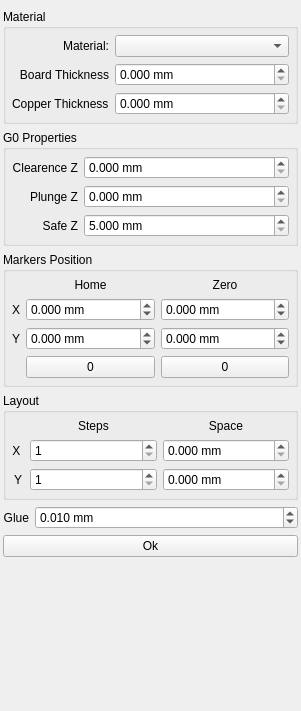
<?xml version="1.0" encoding="UTF-8"?>
<ui version="4.0">
 <class>GCodePropertiesForm</class>
 <widget class="QWidget" name="GCodePropertiesForm">
  <property name="geometry">
   <rect>
    <x>0</x>
    <y>0</y>
    <width>301</width>
    <height>711</height>
   </rect>
  </property>
  <property name="windowTitle">
   <string>G-Code Properties</string>
  </property>
  <layout class="QVBoxLayout" name="verticalLayout">
   <property name="leftMargin">
    <number>3</number>
   </property>
   <property name="topMargin">
    <number>3</number>
   </property>
   <property name="rightMargin">
    <number>3</number>
   </property>
   <property name="bottomMargin">
    <number>3</number>
   </property>
   <item>
    <widget class="QFrame" name="frame">
     <property name="sizePolicy">
      <sizepolicy hsizetype="Preferred" vsizetype="Fixed">
       <horstretch>0</horstretch>
       <verstretch>0</verstretch>
      </sizepolicy>
     </property>
     <property name="frameShape">
      <enum>QFrame::Panel</enum>
     </property>
     <property name="frameShadow">
      <enum>QFrame::Plain</enum>
     </property>
     <property name="lineWidth">
      <number>1</number>
     </property>
     <property name="midLineWidth">
      <number>0</number>
     </property>
    </widget>
   </item>
   <item>
    <widget class="QGroupBox" name="groupBox_4">
     <property name="title">
      <string>Material</string>
     </property>
     <layout class="QFormLayout" name="formLayout_2">
      <property name="labelAlignment">
       <set>Qt::AlignRight|Qt::AlignTrailing|Qt::AlignVCenter</set>
      </property>
      <property name="leftMargin">
       <number>6</number>
      </property>
      <property name="topMargin">
       <number>6</number>
      </property>
      <property name="rightMargin">
       <number>6</number>
      </property>
      <property name="bottomMargin">
       <number>6</number>
      </property>
      <item row="0" column="0">
       <widget class="QLabel" name="lblMaterial">
        <property name="text">
         <string>Material:</string>
        </property>
        <property name="alignment">
         <set>Qt::AlignRight|Qt::AlignTrailing|Qt::AlignVCenter</set>
        </property>
       </widget>
      </item>
      <item row="0" column="1">
       <widget class="QComboBox" name="cbxMaterial">
        <property name="toolTip">
         <string>Workpiece material: the toolpath forms take the cutting data of this material from the tool database.
Already calculated toolpaths keep their cutting data.</string>
        </property>
       </widget>
      </item>
      <item row="1" column="0">
       <widget class="QLabel" name="thicknessLabel">
        <property name="text">
         <string>Board Thickness</string>
        </property>
        <property name="alignment">
         <set>Qt::AlignRight|Qt::AlignTrailing|Qt::AlignVCenter</set>
        </property>
       </widget>
      </item>
      <item row="1" column="1">
       <widget class="DoubleSpinBox" name="dsbxThickness">
        <property name="suffix">
         <string> mm</string>
        </property>
        <property name="decimals">
         <number>3</number>
        </property>
        <property name="maximum">
         <double>100.000000000000000</double>
        </property>
        <property name="singleStep">
         <double>0.100000000000000</double>
        </property>
       </widget>
      </item>
      <item row="2" column="0">
       <widget class="QLabel" name="label_3">
        <property name="text">
         <string>Copper Thickness</string>
        </property>
       </widget>
      </item>
      <item row="2" column="1">
       <widget class="DoubleSpinBox" name="dsbxCopperThickness">
        <property name="suffix">
         <string> mm</string>
        </property>
        <property name="decimals">
         <number>3</number>
        </property>
        <property name="maximum">
         <double>1.000000000000000</double>
        </property>
        <property name="singleStep">
         <double>0.001000000000000</double>
        </property>
       </widget>
      </item>
     </layout>
    </widget>
   </item>
   <item>
    <widget class="QGroupBox" name="groupBox_3">
     <property name="title">
      <string>G0 Properties</string>
     </property>
     <layout class="QFormLayout" name="formLayout_4">
      <property name="labelAlignment">
       <set>Qt::AlignRight|Qt::AlignTrailing|Qt::AlignVCenter</set>
      </property>
      <property name="leftMargin">
       <number>6</number>
      </property>
      <property name="topMargin">
       <number>6</number>
      </property>
      <property name="rightMargin">
       <number>6</number>
      </property>
      <property name="bottomMargin">
       <number>6</number>
      </property>
      <item row="0" column="0">
       <widget class="QLabel" name="clearenceLabel">
        <property name="text">
         <string>Clearence Z</string>
        </property>
        <property name="alignment">
         <set>Qt::AlignRight|Qt::AlignTrailing|Qt::AlignVCenter</set>
        </property>
       </widget>
      </item>
      <item row="0" column="1">
       <widget class="DoubleSpinBox" name="dsbxClearence">
        <property name="suffix">
         <string> mm</string>
        </property>
        <property name="decimals">
         <number>3</number>
        </property>
        <property name="maximum">
         <double>100.000000000000000</double>
        </property>
       </widget>
      </item>
      <item row="1" column="0">
       <widget class="QLabel" name="plungeLabel">
        <property name="text">
         <string>Plunge Z</string>
        </property>
        <property name="alignment">
         <set>Qt::AlignRight|Qt::AlignTrailing|Qt::AlignVCenter</set>
        </property>
       </widget>
      </item>
      <item row="1" column="1">
       <widget class="DoubleSpinBox" name="dsbxPlunge">
        <property name="suffix">
         <string> mm</string>
        </property>
        <property name="decimals">
         <number>3</number>
        </property>
        <property name="maximum">
         <double>100.000000000000000</double>
        </property>
        <property name="singleStep">
         <double>0.100000000000000</double>
        </property>
       </widget>
      </item>
      <item row="2" column="0">
       <widget class="QLabel" name="label_6">
        <property name="text">
         <string>Safe Z</string>
        </property>
        <property name="alignment">
         <set>Qt::AlignRight|Qt::AlignTrailing|Qt::AlignVCenter</set>
        </property>
       </widget>
      </item>
      <item row="2" column="1">
       <widget class="DoubleSpinBox" name="dsbxSafeZ">
        <property name="suffix">
         <string> mm</string>
        </property>
        <property name="decimals">
         <number>3</number>
        </property>
        <property name="minimum">
         <double>5.000000000000000</double>
        </property>
        <property name="maximum">
         <double>1000.000000000000000</double>
        </property>
       </widget>
      </item>
     </layout>
    </widget>
   </item>
   <item>
    <widget class="QGroupBox" name="groupBox_2">
     <property name="title">
      <string>Markers Position</string>
     </property>
     <layout class="QGridLayout" name="gridLayout_2" columnstretch="0,1,1">
      <property name="leftMargin">
       <number>6</number>
      </property>
      <property name="topMargin">
       <number>6</number>
      </property>
      <property name="rightMargin">
       <number>6</number>
      </property>
      <property name="bottomMargin">
       <number>6</number>
      </property>
      <item row="0" column="1">
       <widget class="QLabel" name="label_8">
        <property name="text">
         <string>Home</string>
        </property>
        <property name="alignment">
         <set>Qt::AlignCenter</set>
        </property>
       </widget>
      </item>
      <item row="0" column="2">
       <widget class="QLabel" name="label_9">
        <property name="text">
         <string>Zero</string>
        </property>
        <property name="alignment">
         <set>Qt::AlignCenter</set>
        </property>
       </widget>
      </item>
      <item row="1" column="0">
       <widget class="QLabel" name="homeXLabel">
        <property name="text">
         <string>X</string>
        </property>
        <property name="alignment">
         <set>Qt::AlignCenter</set>
        </property>
       </widget>
      </item>
      <item row="1" column="1">
       <widget class="DoubleSpinBox" name="dsbxHomeX">
        <property name="suffix">
         <string> mm</string>
        </property>
        <property name="decimals">
         <number>3</number>
        </property>
        <property name="minimum">
         <double>-1000.000000000000000</double>
        </property>
        <property name="maximum">
         <double>1000.000000000000000</double>
        </property>
       </widget>
      </item>
      <item row="1" column="2">
       <widget class="DoubleSpinBox" name="dsbxZeroX">
        <property name="suffix">
         <string> mm</string>
        </property>
        <property name="decimals">
         <number>3</number>
        </property>
        <property name="minimum">
         <double>-1000.000000000000000</double>
        </property>
        <property name="maximum">
         <double>1000.000000000000000</double>
        </property>
       </widget>
      </item>
      <item row="2" column="0">
       <widget class="QLabel" name="homeYLabel">
        <property name="text">
         <string>Y</string>
        </property>
        <property name="alignment">
         <set>Qt::AlignCenter</set>
        </property>
       </widget>
      </item>
      <item row="2" column="1">
       <widget class="DoubleSpinBox" name="dsbxHomeY">
        <property name="suffix">
         <string> mm</string>
        </property>
        <property name="decimals">
         <number>3</number>
        </property>
        <property name="minimum">
         <double>-1000.000000000000000</double>
        </property>
        <property name="maximum">
         <double>1000.000000000000000</double>
        </property>
       </widget>
      </item>
      <item row="2" column="2">
       <widget class="DoubleSpinBox" name="dsbxZeroY">
        <property name="suffix">
         <string> mm</string>
        </property>
        <property name="decimals">
         <number>3</number>
        </property>
        <property name="minimum">
         <double>-1000.000000000000000</double>
        </property>
        <property name="maximum">
         <double>1000.000000000000000</double>
        </property>
       </widget>
      </item>
      <item row="3" column="1">
       <widget class="QPushButton" name="pbResetHome">
        <property name="text">
         <string>0</string>
        </property>
       </widget>
      </item>
      <item row="3" column="2">
       <widget class="QPushButton" name="pbResetZero">
        <property name="text">
         <string>0</string>
        </property>
       </widget>
      </item>
     </layout>
    </widget>
   </item>
   <item>
    <widget class="QGroupBox" name="groupBox_5">
     <property name="enabled">
      <bool>true</bool>
     </property>
     <property name="title">
      <string>Layout</string>
     </property>
     <layout class="QGridLayout" name="gridLayout" columnstretch="0,1,1">
      <property name="leftMargin">
       <number>6</number>
      </property>
      <property name="topMargin">
       <number>6</number>
      </property>
      <property name="rightMargin">
       <number>6</number>
      </property>
      <property name="bottomMargin">
       <number>6</number>
      </property>
      <item row="0" column="1">
       <widget class="QLabel" name="label_5">
        <property name="text">
         <string>Steps</string>
        </property>
        <property name="alignment">
         <set>Qt::AlignCenter</set>
        </property>
       </widget>
      </item>
      <item row="0" column="2">
       <widget class="QLabel" name="label_7">
        <property name="text">
         <string>Space</string>
        </property>
        <property name="alignment">
         <set>Qt::AlignCenter</set>
        </property>
       </widget>
      </item>
      <item row="1" column="0">
       <widget class="QLabel" name="label_2">
        <property name="text">
         <string>X </string>
        </property>
        <property name="alignment">
         <set>Qt::AlignCenter</set>
        </property>
       </widget>
      </item>
      <item row="1" column="1">
       <widget class="QSpinBox" name="sbxStepsX">
        <property name="minimum">
         <number>1</number>
        </property>
        <property name="maximum">
         <number>100</number>
        </property>
       </widget>
      </item>
      <item row="1" column="2">
       <widget class="DoubleSpinBox" name="dsbxSpaceX">
        <property name="suffix">
         <string> mm</string>
        </property>
        <property name="decimals">
         <number>3</number>
        </property>
        <property name="minimum">
         <double>0.000000000000000</double>
        </property>
        <property name="maximum">
         <double>100.000000000000000</double>
        </property>
        <property name="stepType">
         <enum>QAbstractSpinBox::DefaultStepType</enum>
        </property>
       </widget>
      </item>
      <item row="2" column="0">
       <widget class="QLabel" name="label_4">
        <property name="text">
         <string>Y</string>
        </property>
        <property name="alignment">
         <set>Qt::AlignCenter</set>
        </property>
       </widget>
      </item>
      <item row="2" column="1">
       <widget class="QSpinBox" name="sbxStepsY">
        <property name="minimum">
         <number>1</number>
        </property>
        <property name="maximum">
         <number>100</number>
        </property>
       </widget>
      </item>
      <item row="2" column="2">
       <widget class="DoubleSpinBox" name="dsbxSpaceY">
        <property name="suffix">
         <string> mm</string>
        </property>
        <property name="decimals">
         <number>3</number>
        </property>
        <property name="minimum">
         <double>0.000000000000000</double>
        </property>
        <property name="maximum">
         <double>100.000000000000000</double>
        </property>
        <property name="stepType">
         <enum>QAbstractSpinBox::DefaultStepType</enum>
        </property>
       </widget>
      </item>
     </layout>
    </widget>
   </item>
   <item>
    <layout class="QHBoxLayout" name="horizontalLayout">
     <property name="spacing">
      <number>6</number>
     </property>
     <property name="topMargin">
      <number>0</number>
     </property>
     <item>
      <widget class="QLabel" name="glueLabel">
       <property name="text">
        <string>Glue</string>
       </property>
       <property name="alignment">
        <set>Qt::AlignRight|Qt::AlignTrailing|Qt::AlignVCenter</set>
       </property>
      </widget>
     </item>
     <item>
      <widget class="DoubleSpinBox" name="dsbxGlue">
       <property name="sizePolicy">
        <sizepolicy hsizetype="MinimumExpanding" vsizetype="Fixed">
         <horstretch>0</horstretch>
         <verstretch>0</verstretch>
        </sizepolicy>
       </property>
       <property name="suffix">
        <string> mm</string>
       </property>
       <property name="decimals">
        <number>3</number>
       </property>
       <property name="maximum">
        <double>1.000000000000000</double>
       </property>
       <property name="singleStep">
        <double>0.005000000000000</double>
       </property>
       <property name="stepType">
        <enum>QAbstractSpinBox::DefaultStepType</enum>
       </property>
       <property name="value">
        <double>0.010000000000000</double>
       </property>
      </widget>
     </item>
    </layout>
   </item>
   <item>
    <widget class="QPushButton" name="pbOk">
     <property name="text">
      <string>Ok</string>
     </property>
    </widget>
   </item>
   <item>
    <spacer name="verticalSpacer">
     <property name="orientation">
      <enum>Qt::Vertical</enum>
     </property>
     <property name="sizeHint" stdset="0">
      <size>
       <width>20</width>
       <height>40</height>
      </size>
     </property>
    </spacer>
   </item>
  </layout>
 </widget>
 <customwidgets>
  <customwidget>
   <class>DoubleSpinBox</class>
   <extends>QDoubleSpinBox</extends>
   <header location="global">doublespinbox.h</header>
  </customwidget>
 </customwidgets>
 <resources/>
 <connections/>
</ui>
